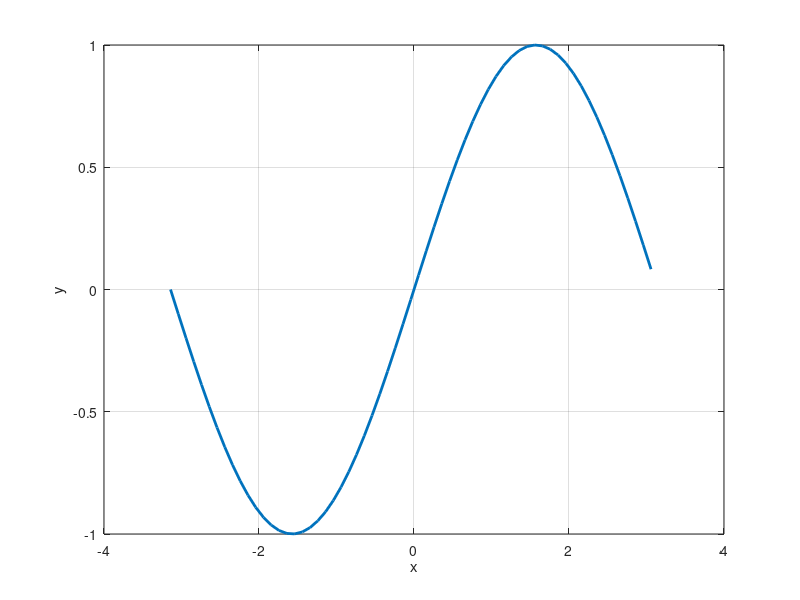
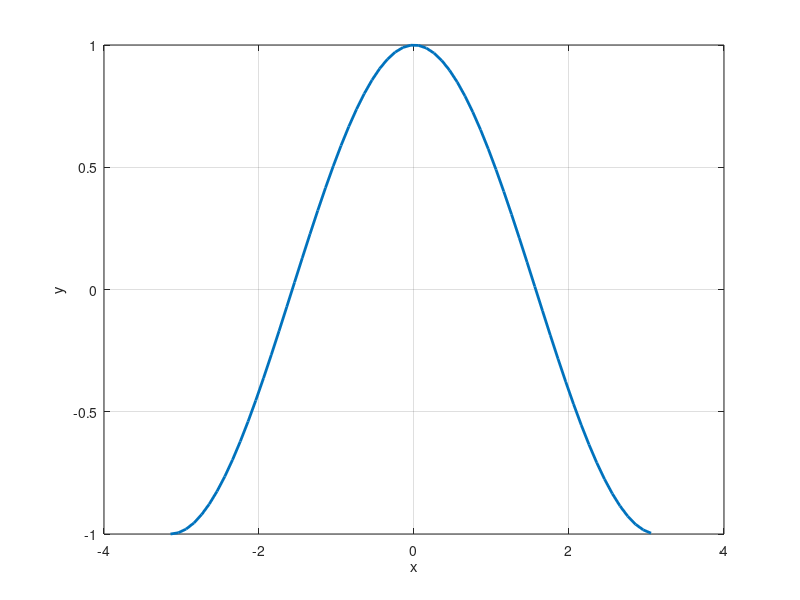

Here is the MATLAB script that generated these plots, in order: (Note: this script raises an error after producing the figures.)
clear 
clc
close all

x = -pi:0.1:pi;

y = sin(x);

fig = figure();
set(fig,'color','white')
plot(x,y,'LineWidth',2)
xlabel('x')
ylabel('y')
grid on

yderiv = cos(x);

fig = figure();
set(fig,'color','white')
plot(x,yderiv,'LineWidth',2)
xlabel('x')
ylabel('y')
grid on

yderivest = (y(2:end)) - y(1:end-1)./delx;

hold on
plot(x(2:end-delx/2),yderivest,'r-','LineWidth',2)

legend('Analytical Derivative','Numerical Derivative')
